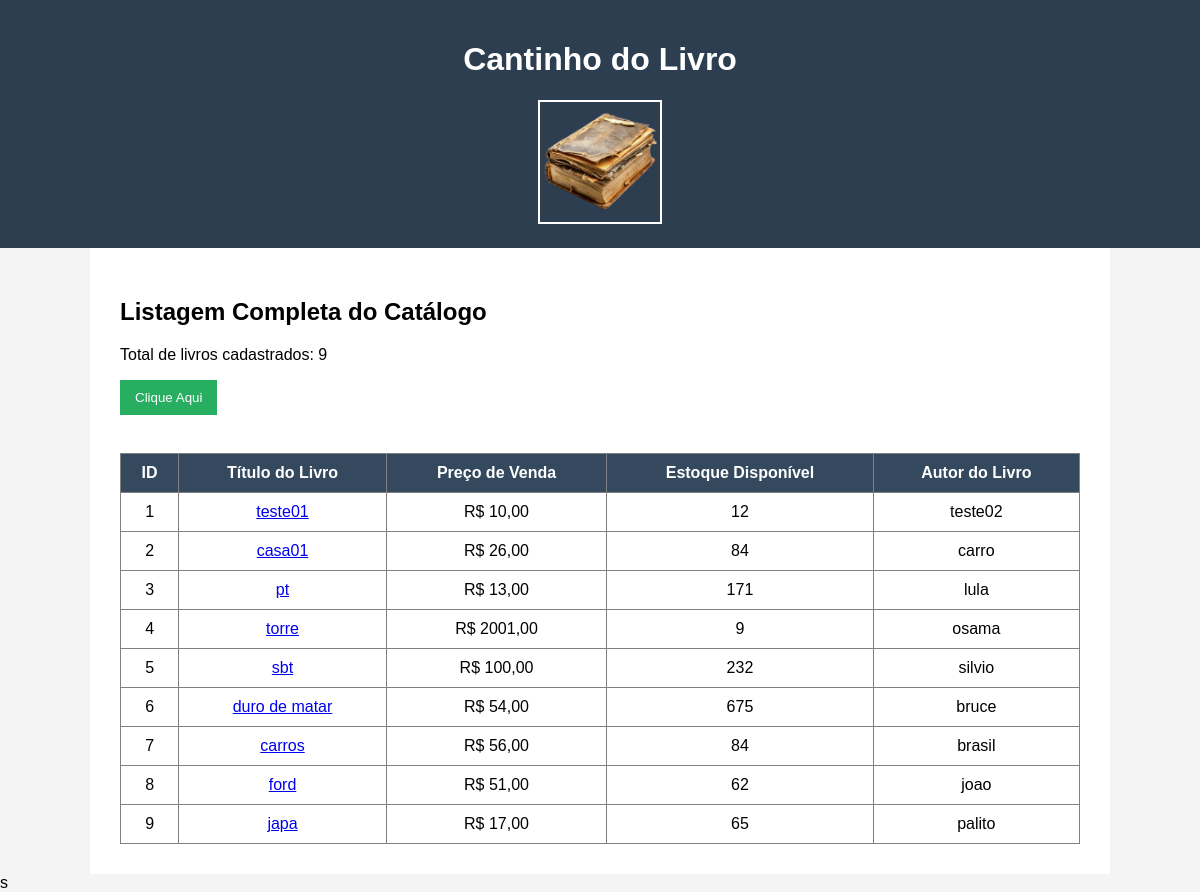
The page / on the database its author committed.
### livraria/models.py (models this page shows, shortened)
class Livro(models.Model):
    nome = models.CharField(max_length=200)
    preco = models.DecimalField(max_digits=10, decimal_places=2)
    estoque = models.IntegerField()
    autor = models.CharField(max_length=200)

### livraria/views.py (the view)
# urls.py: path('', views.index, name='index'),
def index(request):
    todos_os_livros = Livro.objects.all()
    quantidade_total = len(todos_os_livros)
    lista_de_livros = []
    for item in todos_os_livros:
        item_id = item.id
        item_nome = item.nome
        item_preco = item.preco
        item_estoque = item.estoque
        item_autor = item.autor
        dicionario_item = {
            'id': item_id,
            'nome': item_nome,
            'preco': item_preco,
            'estoque': item_estoque,
            'autor': item_autor,
        }
        lista_de_livros.append(dicionario_item)
    contexto = {
        'livros': lista_de_livros,
        'total': quantidade_total,
    }
    return render(request, 'index.html', contexto)

### livraria/templates/index.html (shortened to what this page needs)
{% load static %}
<!DOCTYPE html>
<html lang="pt-br">
<head>
    <link rel="stylesheet" href="{% static 'css/estilos.css' %}">
</head>
<body>
    <div class="cabecalho">
        <h1>Cantinho do Livro</h1>
        <img src="{% static 'images/logo.png' %}" alt="Logo" class="imagem-logo">
    </div>
    <div class="conteudo">
        <h2>Listagem Completa do Catálogo</h2>
        <p>Total de livros cadastrados: {{ total }}</p>
        <button class="botao-acao" onclick="minhaFuncao()">Clique Aqui</button>
        <br><br>
        <table border="1" class="tabela-livros">
            <thead>
                <tr>
                    <th>ID</th>
                    <th>Título do Livro</th>
                    <th>Preço de Venda</th>
                    <th>Estoque Disponível</th>
                    <th>Autor do Livro</th>
                </tr>
            </thead>
            <tbody>
                {% for livro in livros %}
                <tr>
                    <td>{{ livro.id }}</td>
                    <td><a href="{% url 'detalhe' livro.id %}">{{ livro.nome }}</a></td>
                    <td>R$ {{ livro.preco }}</td>
                    <td>{{ livro.estoque }}</td>
                    <td>{{ livro.autor }}</td>
                </tr>
                {% endfor %}
            </tbody>
        </table>
    </div>
</body>
</html>s

### livraria/static/css/estilos.css (style rules this page uses)
body { background-color: #f4f4f4; font-family: Arial, Helvetica, sans-serif; margin: 0px; padding: 0px; }
.cabecalho { background-color: #2c3e50; color: #ffffff; padding: 20px; text-align: center; }
.imagem-logo { width: 120px; height: auto; border: 2px solid #ffffff; }
.conteudo { padding: 30px; width: 80%; margin-left: auto; margin-right: auto; background-color: #ffffff; }
.tabela-livros { width: 100%; border-collapse: collapse; margin-top: 20px; }
.tabela-livros th { background-color: #34495e; color: white; padding: 10px; }
.tabela-livros td { padding: 10px; text-align: center; }
.botao-acao { background-color: #27ae60; color: white; padding: 10px 15px; border: none; cursor: pointer; }

### rows shown on the page
Livro: nome "teste01", preco "10,00", autor "teste02"
Livro: nome "casa01", preco "26,00", autor "carro"
Livro: nome "pt", preco "13,00", autor "lula"
Livro: nome "torre", preco "2001,00", autor "osama"
Livro: nome "sbt", preco "100,00", autor "silvio"
Livro: nome "duro de matar", preco "54,00", autor "bruce"
Livro: nome "carros", preco "56,00", autor "brasil"
Livro: nome "ford", preco "51,00", autor "joao"
Livro: nome "japa", preco "17,00", autor "palito"

### other values the page prints
{{ total }} "9"
{{ livro.id }} "1" "2" "3" "4" "5" "6" "7" "8" "9"
{{ livro.estoque }} "12" "84" "171" "9" "232" "675" "84" "62" "65"
